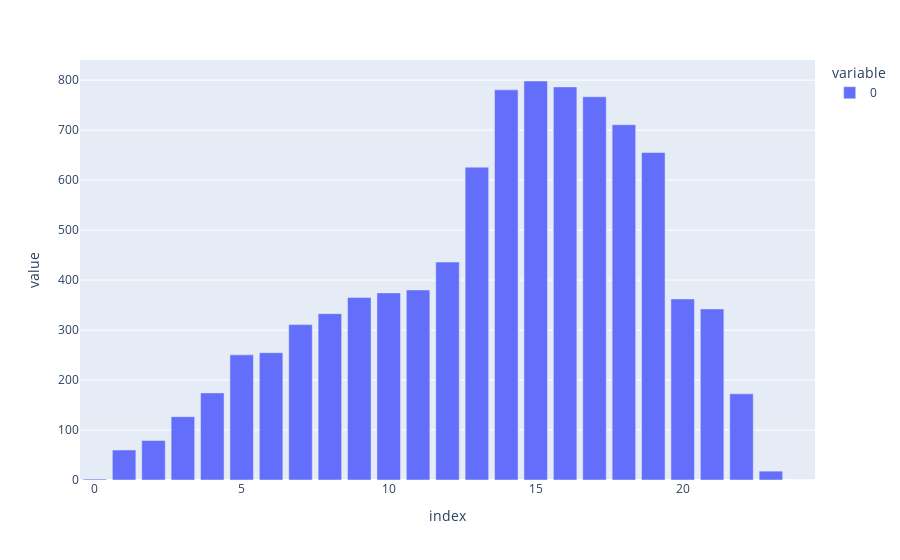

Write notebook code for a chart like this one.
### Code cell
# amount of liquidity over time 
px.bar(transfer_df_1person['value'].cumsum().round(3).values)

### Figure 1 — Plotly figure (JSON) as saved in the notebook; plotly's stock layout.template omitted (floating-point values rounded to 4 significant figures)
{"data": [{"alignmentgroup": "True", "hovertemplate": "variable=0<br>index=%{x}<br>value=%{y}<extra></extra>", "legendgroup": "0", "marker": {"color": "#636efa", "pattern": {"shape": ""}}, "name": "0", "offsetgroup": "0", "orientation": "v", "showlegend": true, "textposition": "auto", "type": "bar", "x": [0, 1, 2, 3, 4, 5, 6, 7, 8, 9, 10, 11, 12, 13, 14, 15, 16, 17, 18, 19, 20, 21, 22, 23, 24], "xaxis": "x", "y": [1.919, 60.05, 79.11, 126.7, 174.3, 250.4, 254.8, 310.9, 332.8, 365.1, 374.4, 380.3, 436.0, 625.9, 780.6, 798.3, 786.5, 766.8, 711.0, 655.2, 362.3, 342.3, 172.4, 17.75, 0], "yaxis": "y"}], "layout": {"barmode": "relative", "legend": {"title": {"text": "variable"}, "tracegroupgap": 0}, "margin": {"t": 60}, "xaxis": {"anchor": "y", "domain": [0, 1], "title": {"text": "index"}}, "yaxis": {"anchor": "x", "domain": [0, 1], "title": {"text": "value"}}}}
